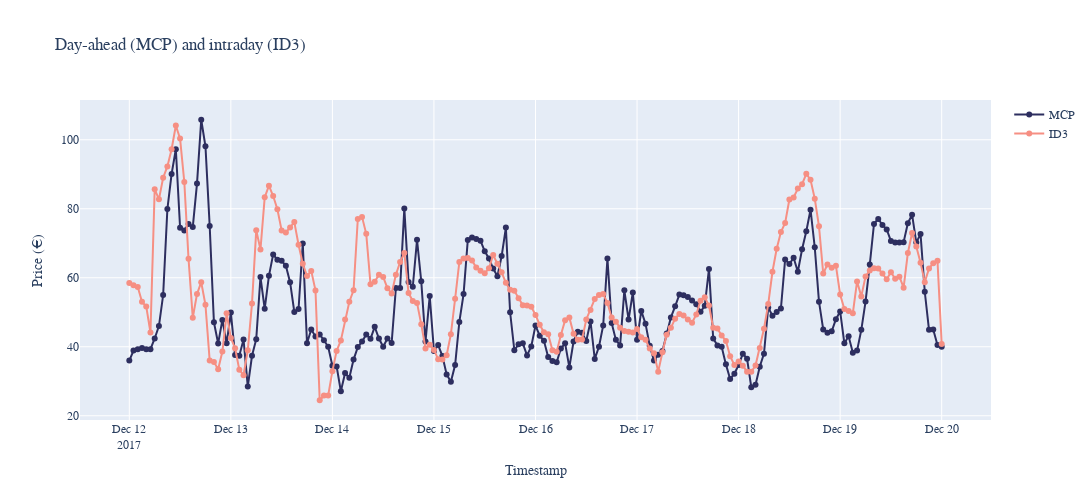

Notebook code for this chart:
### Code cell
# ———————————————————————————————————————————————————————————————————————————————————————————————————— #

daterange = ['2017.12.12', '2017.12.20']

# ———————————————————————————————————————————————————————————————————————————————————————————————————— #

fig1 = go.Scatter       (      
                        x = features[(features.index >= daterange[0]) & (features.index <= daterange[1])].index,
                        y = features[(features.index >= daterange[0]) & (features.index <= daterange[1])]['MCP'],
                        name = 'MCP',
                        line_color = hex_indigo,

                        mode = 'lines+markers',
                        )

# ———————————————————————————————————————————————————————————————————————————————————————————————————— #

fig2 = go.Scatter       (      
                        x = features[(features.index >= daterange[0]) & (features.index <= daterange[1])].index,
                        y = features[(features.index >= daterange[0]) & (features.index <= daterange[1])]['ID3'],
                        name = 'ID3',
                        line_color = hex_salmon,

                        mode = 'lines+markers',
                        )

# ———————————————————————————————————————————————————————————————————————————————————————————————————— #

data = [fig1, fig2]

fig = go.Figure(data = data)

fig.update_layout       (      
                        autosize = False,
                        width = 1250,
                        height = 500,
    
                        title = 'Day-ahead (MCP) and intraday (ID3)',
                        xaxis_title = 'Timestamp',
                        yaxis_title = 'Price (€)',

                        font_family = 'SF Mono',

                        hovermode = 'x',
                        xaxis_showspikes = True,
                        yaxis_showspikes = True,
                        )

fig.show()

### Figure 1 — Plotly figure (JSON) as saved in the notebook; plotly's stock layout.template omitted (floating-point values rounded to 4 significant figures; data arrays with more than 128 entries replaced by an {"elided": "..."} marker saying what was removed)
{"data": [{"line": {"color": "#2D2E5F"}, "mode": "lines+markers", "name": "MCP", "type": "scatter", "x": {"elided": "193 str values"}, "y": {"elided": "193 float values"}}, {"line": {"color": "#F68F83"}, "mode": "lines+markers", "name": "ID3", "type": "scatter", "x": {"elided": "193 str values"}, "y": {"elided": "193 float values"}}], "layout": {"autosize": false, "font": {"family": "SF Mono"}, "height": 500, "hovermode": "x", "title": {"text": "Day-ahead (MCP) and intraday (ID3)"}, "width": 1250, "xaxis": {"showspikes": true, "title": {"text": "Timestamp"}}, "yaxis": {"showspikes": true, "title": {"text": "Price (€)"}}}}
